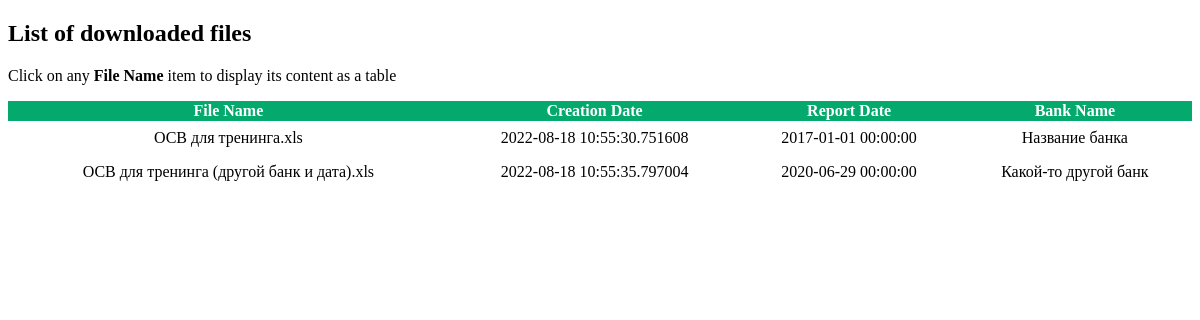
Screenshot of /files/ with the database file from the repository.
### models.py (models this page shows, shortened)
class FileInfo(db.Model):
    id = db.Column(db.Integer, primary_key=True, autoincrement=True)
    file_name = db.Column(db.String(255), nullable=False)
    date_created = db.Column(db.DateTime, nullable=False)
    bank_name = db.Column(db.String(80), nullable=False)
    pub_date = db.Column(db.DateTime, nullable=False)
    __table_args__ = (UniqueConstraint('bank_name', 'pub_date', name='_bank_name_pub_date_uc'),)

### views.py (the view)
@app.route('/files/', methods=['GET'])
def file_list():
    files = get_file_list()
    return render_template('file_list.html', files=files)

### utils.py (called while the page is built)
def get_file_list():
    files = FileInfo.query.all()
    return files

### templates/file_list.html (shortened to what this page needs)
<!DOCTYPE html>
<html lang="en">
<head>
    <link rel= "stylesheet" type= "text/css" href= "{{ url_for('static',filename='styles/styles.css') }}">
</head>
<body>
<h2>List of downloaded files</h2>
<p>Click on any <span class="highlighted">File Name</span> item to display its content as a table</p>
<div class="table-wrapper">
    <table>
        <tr>
            <th>File Name</th>
            <th>Creation Date</th>
            <th>Report Date</th>
            <th>Bank Name</th>
        </tr>
        {%- for file in files %}
                <tr class='clickable-row' data-href='/files/{{ file.id }}/'>
                <td>{{ file.file_name }}</td>
                <td>{{ file.date_created }}</td>
                <td>{{ file.pub_date }}</td>
                <td>{{ file.bank_name }}</td>
            </tr>
        {% endfor -%}
    </table>
</div>
</body>
</html>

### static/styles/styles.css (style rules this page uses)
table { border-collapse: collapse; width: 100%; }
.highlighted { font-weight: bold; }
td { text-align: center; padding: 8px; }
.clickable-row { cursor: pointer; }
.table-wrapper { overflow-x: auto; }

### templates/file_list.html (style rules this page uses)
th { background-color: #04AA6D; color: white; }

### rows the page displays
FileInfo: file_name "ОСВ для тренинга.xls", date_created "2022-08-18 10:55:30.751608", pub_date "2017-01-01 00:00:00", bank_name "Название банка"
FileInfo: file_name "ОСВ для тренинга (другой банк и дата).xls", date_created "2022-08-18 10:55:35.797004", pub_date "2020-06-29 00:00:00", bank_name "Какой-то другой банк"
